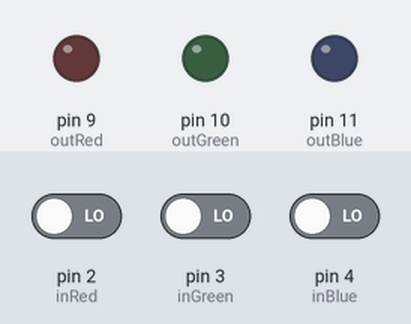
Recording of a sketch running on a simulated Arduino Uno, built with avr-gcc and run on an emulated ATmega328P. Shown: output pins drawn as LEDs (lit = HIGH). The test bench sets the inputs (shaded band); at power-on: pin 2 (inRed) LOW, pin 3 (inGreen) LOW, pin 4 (inBlue) LOW.

Above: at 1.2 s.
1.3 s: pin 2 (inRed) driven HIGH
At 2.5 s:
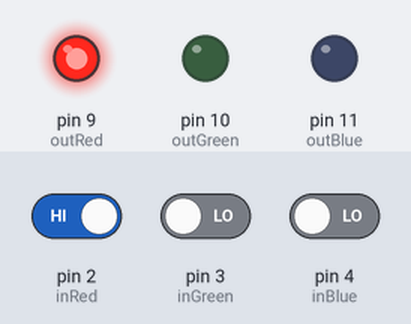
2.8 s: pin 2 (inRed) driven LOW and pin 3 (inGreen) driven HIGH
At 3.8 s:
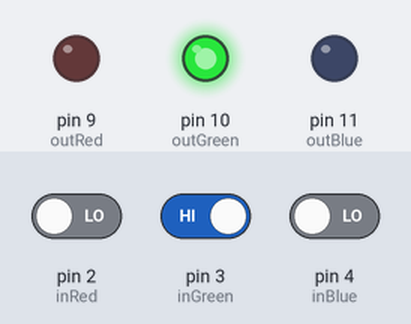
4.3 s: pin 3 (inGreen) driven LOW and pin 4 (inBlue) driven HIGH
At 4.9 s:
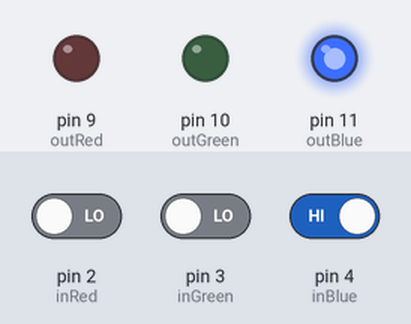
5.8 s: pin 3 (inGreen) driven HIGH
At 6.1 s:
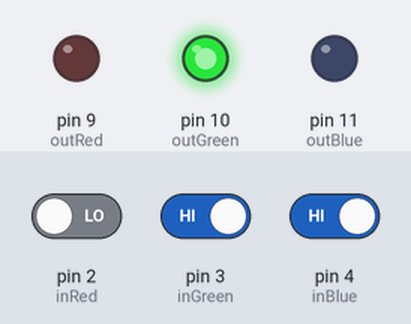
7.3 s: pin 3 (inGreen) driven LOW
At 8.4 s:
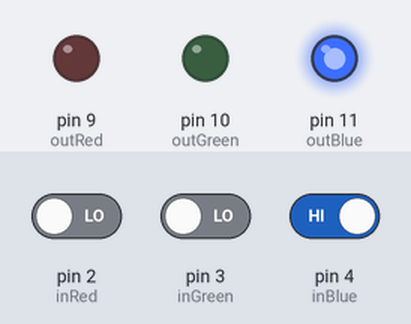
Timing chart, 0 to 9.8 s (numbered marks = the images above; inputs shaded):
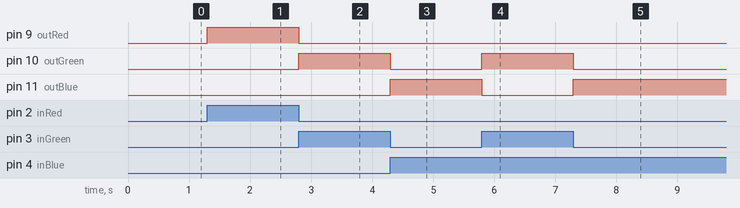

Measured:
- after the input at 1.3 s, pin 9 (outRed): LOW → HIGH at once
- after the input at 2.8 s, pin 9 (outRed): HIGH → LOW at once; pin 10 (outGreen): LOW → HIGH at once
- after the input at 4.3 s, pin 10 (outGreen): HIGH → LOW at once; pin 11 (outBlue): LOW → HIGH at once
- after the input at 5.8 s, pin 10 (outGreen): LOW → HIGH at once; pin 11 (outBlue): HIGH → LOW at once
- after the input at 7.3 s, pin 10 (outGreen): HIGH → LOW at once; pin 11 (outBlue): LOW → HIGH at once

The sketch:

main.ino
```cpp
int inRed = 2;
int inGreen = 3;
int inBlue = 4;

int outRed = 9;
int outGreen = 10;
int outBlue = 11;

void setup() {
    pinMode(inRed, INPUT);
    pinMode(inGreen, INPUT);
    pinMode(inBlue, INPUT);

    pinMode(outRed, OUTPUT);
    pinMode(outGreen, OUTPUT);
    pinMode(outBlue, OUTPUT);
}

void loop() {
    if (digitalRead(inRed) == HIGH) {
        analogWrite(outRed, 255);
        analogWrite(outGreen, 0);
        analogWrite(outBlue, 0);
    } else if (digitalRead(inGreen) == HIGH) {
        analogWrite(outRed, 0);
        analogWrite(outGreen, 255);
        analogWrite(outBlue, 0);
    } else if (digitalRead(inBlue) == HIGH) {
        analogWrite(outRed, 0);
        analogWrite(outGreen, 0);
        analogWrite(outBlue, 255);
    }
}
```
